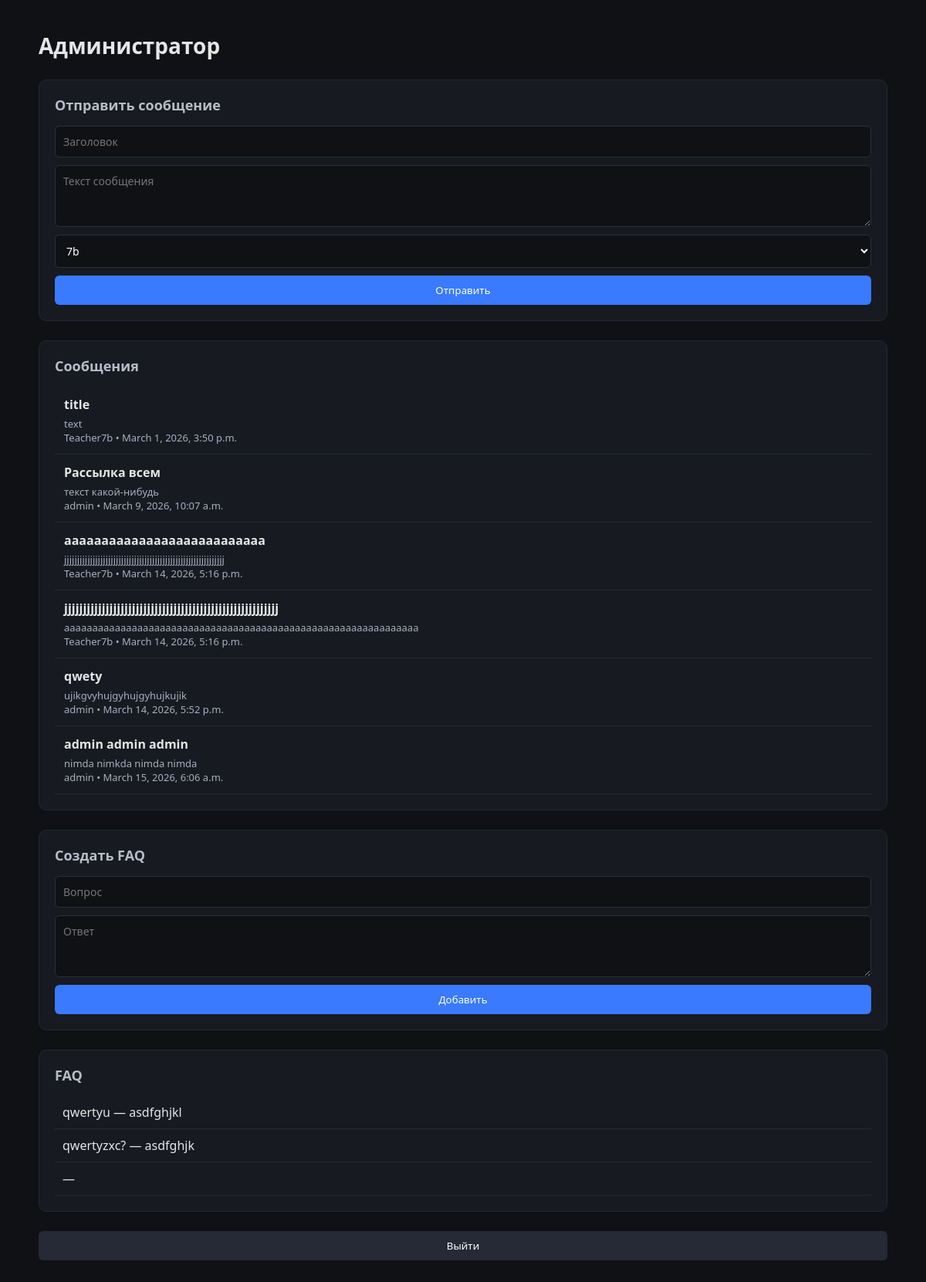
/ (signed in), run on the app's committed database.
### core/models.py (models this page shows, shortened)
class Message(models.Model):
    author = models.ForeignKey("User", on_delete=models.CASCADE)
    title = models.CharField()
    text = models.TextField()
    time = models.DateTimeField(auto_now_add=True)
    SchoolClass = models.ForeignKey("SchoolClass", on_delete=models.CASCADE, blank=True, null=True, verbose_name="Выберите класс. Если оставить пустым - отправится всем")

class User(AbstractUser):
    ROLE_CHOICES = (
        ("admin", "админ"),
        ("teacher", "учитель"),
        ("parent", "родитель"),
        ("student", "ученик")
    )
    roles = models.CharField(max_length=50, choices=ROLE_CHOICES)
    def __str__(self):
        return self.username

class FAQ(models.Model):
    question = models.CharField()
    answer = models.TextField()

### core/views.py (the view, shortened to what this page needs)
# urls.py: path("", views.my_view, name = "my_view"),
@login_required
def my_view(request) -> HttpResponse | HttpResponseRedirect:
    if request.user.roles == "admin":
        messages = Message.objects.all()
        faq = FAQ.objects.all()
        classes = SchoolClass.objects.all()
        return render(
            request,
            "core/admin-template.html",
            {
                "messages": messages,
                "faqs": faq,
                "classes": classes
            }
        )
    return redirect("login")

### core/templates/core/admin-template.html (shortened to what this page needs)
<!DOCTYPE html>
<html>
<head>
{%load static%}
<link rel="stylesheet" href="{%static 'css/style.css'%}">
</head>
<body>
<div class="container">
<h1>Администратор</h1>
<div class="card">
<h2>Отправить сообщение</h2>
<form method="post">
<input type="text" name="title" placeholder="Заголовок">
<textarea name="text" placeholder="Текст сообщения"></textarea>
<select name="school_class">
{% for class in classes %}
<option value="{{class.id}}">{{class.name}}</option>
{% endfor %}
</select>
<button type="submit" name="message">Отправить</button>
</form>
</div>
<div class="card">
<h2>Сообщения</h2>
{% for message in messages %}
<div class="message">
<h3>{{message.title}}</h3>
<p>{{message.text}}</p>
<p>{{message.author}} • {{message.time}}</p>
</div>
{% endfor %}
</div>
<div class="card">
<h2>Создать FAQ</h2>
<form method="post">
<input type="text" name="question" placeholder="Вопрос">
<textarea name="answer" placeholder="Ответ"></textarea>
<button type="submit" name="faq">Добавить</button>
</form>
</div>
<div class="card">
<h2>FAQ</h2>
<ul class="list">
{% for faq in faqs %}
<li>{{faq.question}} — {{faq.answer}}</li>
{% endfor %}
</ul>
</div>
<form method="post" action="{%url 'logout'%}">
<button class="logout">Выйти</button>
</form>
</div>
</body>
</html>

### core/static/css/style.css (style rules this page uses)
* { box-sizing:border-box; margin:0; padding:0; font-family:system-ui,-apple-system,BlinkMacSystemFont,"Segoe UI",Roboto,Ubuntu,sans-serif; }
body { background:#0f1115; color:#e6e6e6; padding:40px; }
.container { max-width:1100px; margin:auto; }
h1 { font-size:28px; margin-bottom:25px; }
h2 { font-size:18px; margin-bottom:15px; color:#b8bcc8; }
.card { background:#171a21; padding:20px; border-radius:10px; margin-bottom:25px; border:1px solid #232733; }
form { display:flex; flex-direction:column; gap:10px; }
input, textarea, select { background:#0f1115; border:1px solid #2a2f3b; border-radius:6px; padding:10px; color:white; font-size:14px; }
textarea { max-height: 400px; min-height:80px; resize:vertical; }
button { background:#3a7afe; border:none; padding:10px; border-radius:6px; color:white; font-weight:500; cursor:pointer; transition:0.2s; }
.logout { background:#262a36; }
.message { padding:12px; border-bottom:1px solid #252936; }
.message h3 { font-size:16px; margin-bottom:5px; }
.message p { font-size:13px; color:#a9afc1; }
.list { list-style:none; }
.list li { padding:10px; border-bottom:1px solid #252936; }

### data on the page
Message: title "title", text "text", author "Teacher7b", time "March 1, 2026, 3:50 p.m."
Message: title "Рассылка всем", text "текст какой-нибудь", author "admin", time "March 9, 2026, 10:07 a.m."
Message: title "aaaaaaaaaaaaaaaaaaaaaaaaaaa", text "jjjjjjjjjjjjjjjjjjjjjjjjjjjjjjjjjjjjjjjjjjjjjjjjjjjjjjjjjjjjjj", author "Teacher7b", time "March 14, 2026, 5:16 p.m."
Message: title "jjjjjjjjjjjjjjjjjjjjjjjjjjjjjjjjjjjjjjjjjjjjjjjjjjjjjjjjj", text "aaaaaaaaaaaaaaaaaaaaaaaaaaaaaaaaaaaaaaaaaaaaaaaaaaaaaaaaaaaaaaa", author "Teacher7b", time "March 14, 2026, 5:16 p.m."
Message: title "qwety", text "ujikgvyhujgyhujgyhujkujik", author "admin", time "March 14, 2026, 5:52 p.m."
Message: title "admin admin admin", text "nimda nimkda nimda nimda", author "admin", time "March 15, 2026, 6:06 a.m."
FAQ: question "qwertyu", answer "asdfghjkl"
FAQ: question "qwertyzxc?", answer "asdfghjk"

### other printed values
form field school_class "7b"
